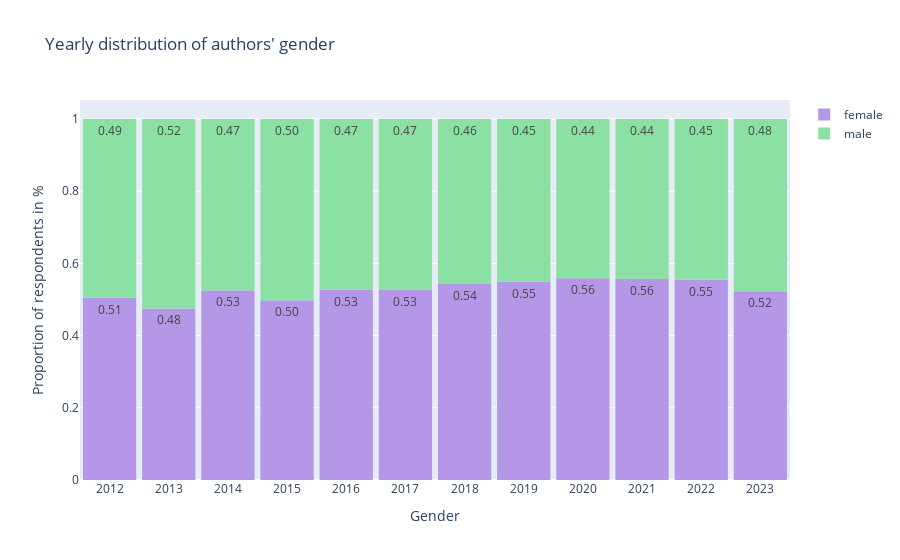

Notebook code cell kept with this figure:
### Markdown cell above
### Overall statistics visualized

### Code cell
fig = px.histogram(
    df_authors_full_fin,
    x='Year',
    color='Gender',
    #histnorm='percent', 
    text_auto='.2f',
    barnorm='fraction',
    labels={'Gender': '', 'percent': ''},
    color_discrete_map = {'female': px.colors.qualitative.Pastel[9], 'male':px.colors.qualitative.Pastel[8]},
    #category_orders={'Fields_ext': fields_most},
    title="Yearly distribution of authors' gender",
    #width=1000, height=1200,
).update_layout(
    yaxis_title="Proportion of respondents in %", 
    xaxis_title='Gender', 
    bargap=0.1,
    xaxis = dict(
    tickmode = 'linear',
        tick0 = 1,
        #dtick = 0.75
    )
)            
fig.update_traces(xbins_size = 1)
for a in fig.layout.annotations:
    a.text = a.text.split("=")[1]

fig.show()

### Figure 1 — Plotly figure (JSON) as saved in the notebook; plotly's stock layout.template omitted (floating-point values rounded to 4 significant figures; data arrays with more than 128 entries replaced by an {"elided": "..."} marker saying what was removed)
{"data": [{"alignmentgroup": "True", "bingroup": "x", "hovertemplate": "=female<br>Year=%{x}<br>count (normalized as fraction)=%{y}<extra></extra>", "legendgroup": "female", "marker": {"color": "rgb(180, 151, 231)", "pattern": {"shape": ""}}, "name": "female", "offsetgroup": "female", "orientation": "v", "showlegend": true, "texttemplate": "%{value:.2f}", "type": "histogram", "x": {"elided": "18289 int values"}, "xaxis": "x", "xbins": {"size": 1}, "yaxis": "y"}, {"alignmentgroup": "True", "bingroup": "x", "hovertemplate": "=male<br>Year=%{x}<br>count (normalized as fraction)=%{y}<extra></extra>", "legendgroup": "male", "marker": {"color": "rgb(139, 224, 164)", "pattern": {"shape": ""}}, "name": "male", "offsetgroup": "male", "orientation": "v", "showlegend": true, "texttemplate": "%{value:.2f}", "type": "histogram", "x": {"elided": "16345 int values"}, "xaxis": "x", "xbins": {"size": 1}, "yaxis": "y"}], "layout": {"bargap": 0.1, "barmode": "relative", "barnorm": "fraction", "legend": {"title": {"text": ""}, "tracegroupgap": 0}, "title": {"text": "Yearly distribution of authors' gender"}, "xaxis": {"anchor": "y", "domain": [0, 1], "tick0": 1, "tickmode": "linear", "title": {"text": "Gender"}}, "yaxis": {"anchor": "x", "domain": [0, 1], "title": {"text": "Proportion of respondents in %"}}}}
